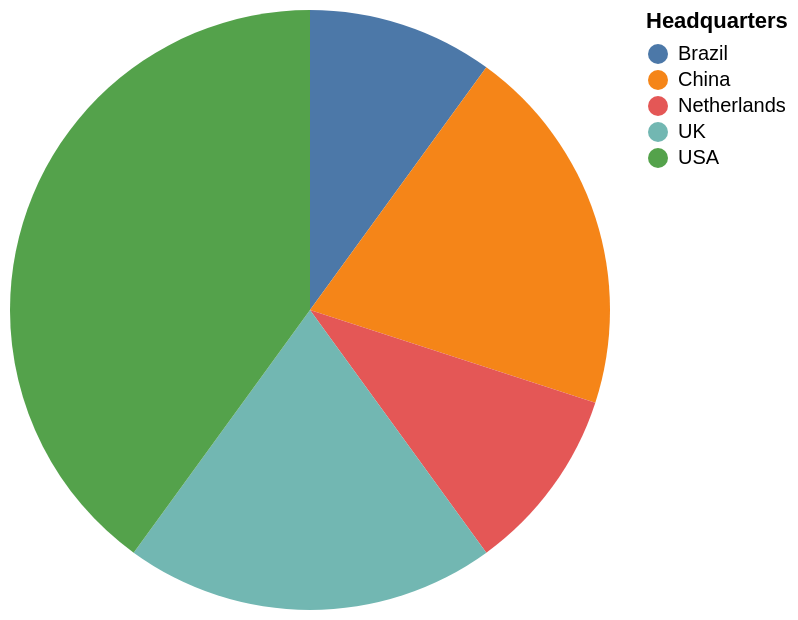

Specify this chart in Vega-Lite:
### Vega-Lite specification from a JSON file in a GitHub repository (floating-point values rounded to 4 significant figures)
{"data": {"values": [{"x_data": "Brazil", "y_data": 1}, {"x_data": "China", "y_data": 2}, {"x_data": "Netherlands", "y_data": 1}, {"x_data": "UK", "y_data": 2}, {"x_data": "USA", "y_data": 4}]}, "mark": "arc", "encoding": {"theta": {"field": "y_data", "type": "quantitative", "title": "count(*)"}, "color": {"field": "x_data", "type": "nominal", "title": "Headquarters"}}}
